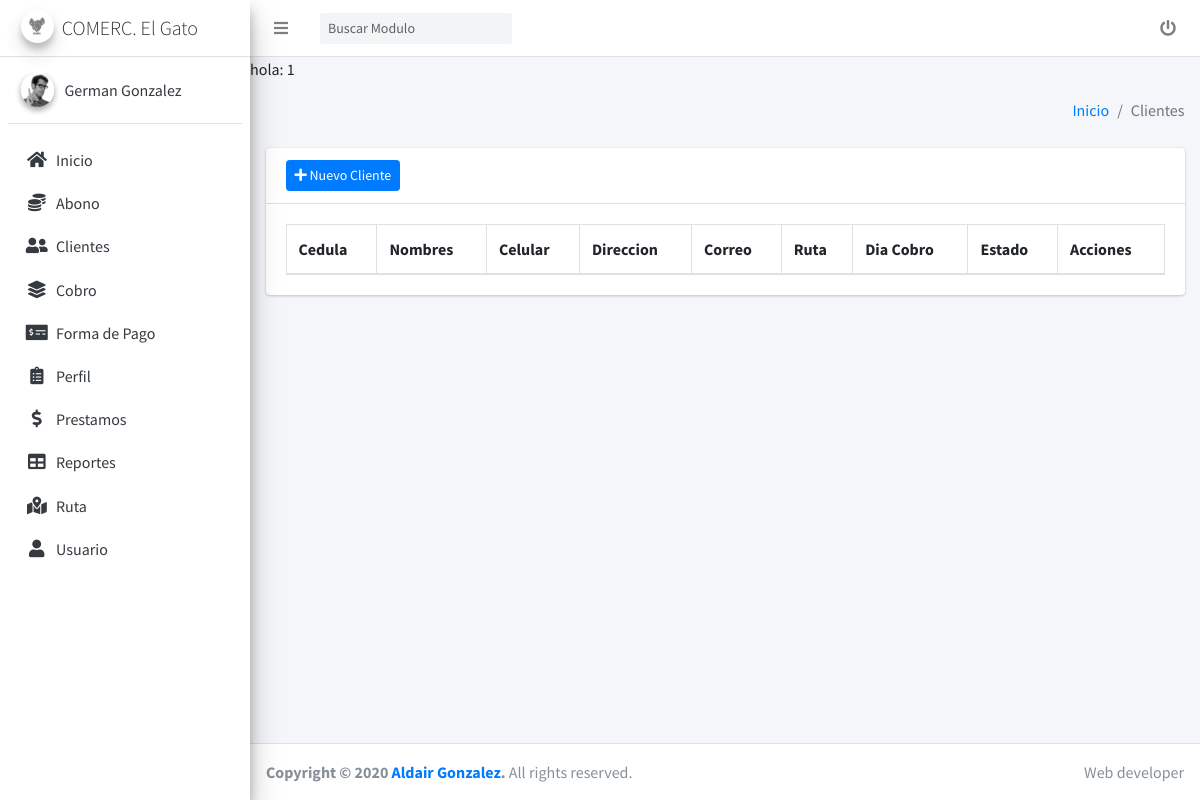
Page /clientes (signed in) on the committed database.
### tables this page shows
CREATE TABLE `modulos` (
  `mod_Id` bigint(20) NOT NULL,
  `mod_Codigo` varchar(50) NOT NULL,
  `mod_Nombre` varchar(50) NOT NULL,
  `mod_Url` text NOT NULL,
  `mod_Icon` text NOT NULL
);

### vistas/modulos/navegador.php (called while the page is built)
<?php
	include 'nav/cabecera.php';
	include 'nav/lateral.php';

### controladores/plantilla.controlador.php (called while the page is built)
<?php
class PlantillaControlador{
	public function plantilla(){
		include "vistas/plantilla.php";
	}
}

### index.php (called while the page is built, shortened)
<?php
require_once 'modelos/modulos.modelo.php';
require_once 'controladores/plantilla.controlador.php';
require_once 'controladores/modulos.controlador.php';
$template = new PlantillaControlador();
$template->plantilla();

### modelos/conexion.php (called while the page is built)
<?php
class Conexion
{
	public static function conectar()
	{
		$link = new PDO(
			"mysql:host=localhost;dbname=appdiario",
			"root",
			"",
			[
				PDO::ATTR_ERRMODE => PDO::ERRMODE_EXCEPTION,
				PDO::MYSQL_ATTR_INIT_COMMAND => "SET NAMES utf8"
			]
		);
		return $link;
	}
}

### modelos/modulos.modelo.php (called while the page is built, shortened)
<?php
require_once 'conexion.php';
class ModulosModelo
{
	public static function mdlMostrarModulosPersonalizados($usuario)
	{
		try {
			$stmt = Conexion::conectar()->prepare("SELECT T3.* FROM perfiles T INNER JOIN perfil_operaciones T1 ON T.per_Id = T1.po_PERFIL INNER JOIN operaciones T2 ON T1.po_OPERACION = T2.ope_Id INNER JOIN modulos T3 ON T2.ope_MODULO = T3.mod_Id WHERE T.per_Id = $usuario AND T2.ope_Nombre = 'LEER' ORDER BY T3.mod_Nombre ");
			$stmt->execute();
			return $stmt->fetchAll();
		} catch (PDOException $e) {
			return [
				'mensaje'         => $e->getMessage(),
				'codigo'          => $e->getCode(),
				'script'          => $e->getFile(),
				'linea'           => $e->getLine(),
				'excepcionprevia' => $e->getPrevious(),
				'cadena'          => $e->__toString()
			];
		}
	}
}

### controladores/modulos.controlador.php (called while the page is built, shortened)
<?php
class ModulosControlador{
	public static function ctrMostrarModulosPersonalizados($perrfil){
		$respuesta = ModulosModelo::mdlMostrarModulosPersonalizados($perrfil);
		return $respuesta;
	}
}

### vistas/modulos/nav/lateral.php (the view)
<?php
$modulos = ModulosControlador::ctrMostrarModulosPersonalizados($_SESSION["usuario_PERFIL"]);
?>
<aside class="main-sidebar sidebar-light-primary elevation-4">
  <a href="inicio" class="brand-link logo-inicio">
    <img src="vistas/dist/img/fav-icon.png" alt="Logo App" class="brand-image img-circle elevation-3"
      style="opacity: .8">
    <span class="brand-text font-weight-light">COMERC. El Gato</span>
  </a>
  <div class="sidebar">
    <div class="user-panel mt-3 pb-3 mb-3 d-flex">
      <div class="image">
        <img src="vistas/dist/img/user2-160x160.jpg" class="img-circle elevation-2" alt="User Image">
      </div>
      <div class="info">
        <a href="#" class="d-block"><?= $_SESSION["usuario_Nombre"]; ?></a>
      </div>
    </div>
    <nav class="mt-2">
      <ul class="nav nav-pills nav-sidebar flex-column" data-widget="treeview" role="menu" data-accordion="false">
        <li class="nav-item">
          <a href="inicio" class="nav-link">
            <i class="nav-icon fas fa-home"></i>
            <p>
              Inicio
            </p>
          </a>
        </li>
        <?php for ($i = 0; $i < count($modulos); $i++) : ?>
          <li class="nav-item">
            <a href="<?= $modulos[$i]["mod_Url"] ?>" class="nav-link">
              <i class="nav-icon <?= $modulos[$i]["mod_Icon"] ?>"></i>
              <p>
                <?= $modulos[$i]["mod_Nombre"] ?>
              </p>
            </a>
          </li>
        <?php endfor; ?>
      </ul>
    </nav>
  </div>
</aside>

### rows in the picture
modulos: mod_Nombre "Abono"
modulos: mod_Nombre "Clientes"
modulos: mod_Nombre "Cobro"
modulos: mod_Nombre "Forma de Pago"
modulos: mod_Nombre "Perfil"
modulos: mod_Nombre "Prestamos"
modulos: mod_Nombre "Reportes"
modulos: mod_Nombre "Ruta"
modulos: mod_Nombre "Usuario"

### other values in the picture
$_SESSION["usuario_Nombre"] "German Gonzalez"
$_SESSION["cuandre_caja"] "1"
